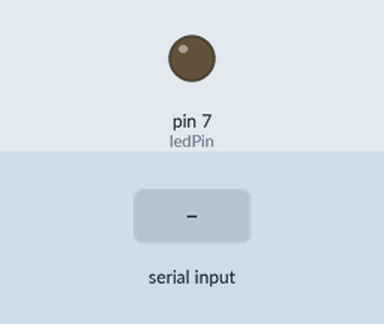
This sketch was run on a simulated Arduino Uno, built with avr-gcc and run on an emulated ATmega328P. Parts: output pins drawn as LEDs (lit = HIGH). The inputs (shaded band) are chosen by the test bench. What the sketch prints to the serial monitor is not drawn.

Above: at 1.2 s.
1.3 s: byte 0 (ACTIVATE_LED) received over Serial
At 2.2 s:
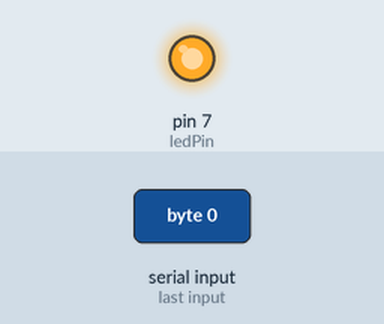
2.8 s: byte 2 (GET_SENSOR_READING) received over Serial
Timing chart, 0 to 5.8 s (numbered marks = the images above; inputs shaded):
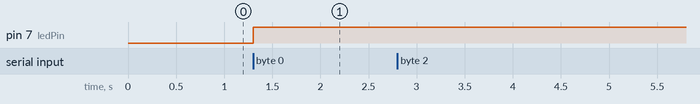

The sketch:

node1.ino
```cpp
#define analogSensorPin A0

const int ledPin = 7;

enum commands
{
  ACTIVATE_LED = 0,
  DEACTIVATE_LED = 1,
  GET_SENSOR_READING = 2,
};

void setup() {
  pinMode(ledPin, OUTPUT);
  Serial.begin(9600);
}

void loop() {
  if (Serial.available() > 0)
  {
    int command = Serial.read();
    switch (command)
    {
      case ACTIVATE_LED:
        digitalWrite(ledPin, HIGH);
        break;
      case DEACTIVATE_LED:
        digitalWrite(ledPin, LOW);
        break;
      case GET_SENSOR_READING:
        Serial.println(getSensorReading());
        break;
    }
  }
}

int getSensorReading()
{
  int data = analogRead(analogSensorPin);
  return map(data, 0, 1023, 0, 100);
}
```

Measured:
- after the input at 1.3 s, pin 7 (ledPin): LOW → HIGH at once
- after the input at 2.8 s, every drawn part: stays the same
